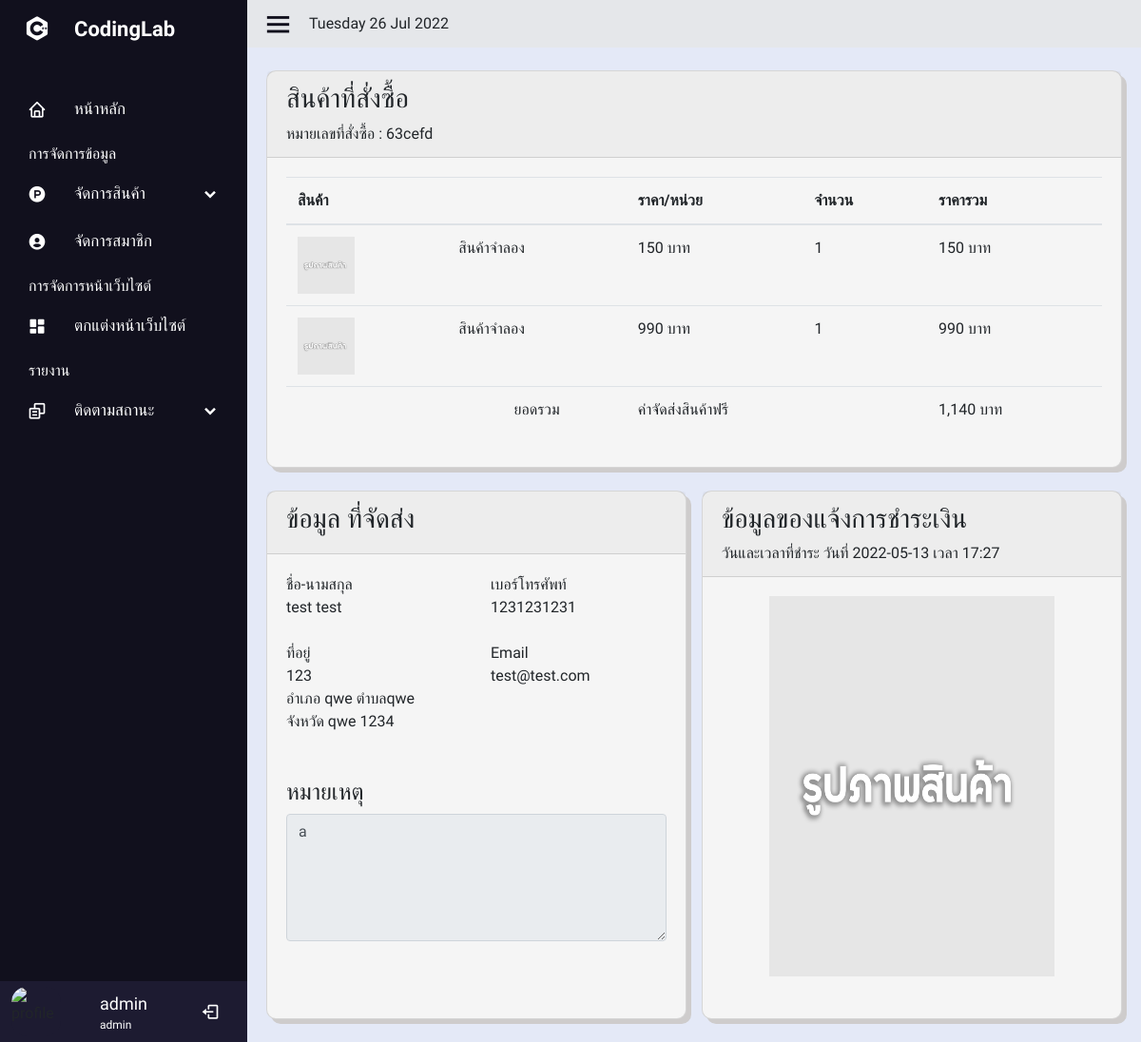
Page /admin/seeallpending.php?id=63cefd (signed in) on the committed database.
### tables this page shows
CREATE TABLE `users` (
  `id` int(10) NOT NULL AUTO_INCREMENT,
  `firstname` varchar(255) NOT NULL,
  `lastname` varchar(255) NOT NULL,
  `email` varchar(255) NOT NULL,
  `password` varchar(255) NOT NULL,
  `urole` varchar(255) NOT NULL,
  `created_at` timestamp NOT NULL DEFAULT current_timestamp(),
  `phone` varchar(50) NOT NULL,
  `sex` varchar(255) NOT NULL,
  `status` text NOT NULL,
  PRIMARY KEY (`id`)
);

CREATE TABLE `record` (
  `record_id` int(11) NOT NULL AUTO_INCREMENT,
  `product_id` int(11) NOT NULL,
  `id` int(11) NOT NULL,
  `bill_trx` varchar(255) NOT NULL,
  `created` datetime NOT NULL,
  `counts` int(11) NOT NULL,
  `price` text NOT NULL,
  `record_status` varchar(50) NOT NULL,
  PRIMARY KEY (`record_id`)
);

CREATE TABLE `product_pic` (
  `product_pic_id` int(11) NOT NULL AUTO_INCREMENT,
  `product_id` int(11) NOT NULL,
  `product_pic_sort` double NOT NULL,
  `product_pic_path` text NOT NULL,
  PRIMARY KEY (`product_pic_id`)
);

CREATE TABLE `product` (
  `product_id` int(11) NOT NULL AUTO_INCREMENT,
  `product_code` varchar(255) NOT NULL,
  `product_name` text NOT NULL,
  `product_detail` text DEFAULT NULL,
  `product_alldetail` text DEFAULT NULL,
  `product_price` text NOT NULL,
  `product_status` text NOT NULL,
  `product_type_id` text NOT NULL,
  `product_created` datetime NOT NULL,
  `product_editdate` datetime DEFAULT NULL,
  `product_quantity` int(11) NOT NULL,
  PRIMARY KEY (`product_id`)
);

CREATE TABLE `payment` (
  `pay_id` int(10) NOT NULL AUTO_INCREMENT,
  `pay_name` varchar(100) NOT NULL,
  `pay_email` varchar(100) NOT NULL,
  `pay_Phone` varchar(100) NOT NULL,
  `pay_price` int(11) NOT NULL,
  `pay_date` varchar(50) NOT NULL,
  `delivery_date` varchar(50) DEFAULT NULL,
  `pay_time` varchar(50) NOT NULL,
  `delivery_time` varchar(50) NOT NULL,
  `pay_note` varchar(100) NOT NULL,
  `pay_pic` varchar(255) NOT NULL,
  `bill_trx` varchar(255) NOT NULL,
  `pay_ems` varchar(50) NOT NULL,
  `pay_id_ems` varchar(50) DEFAULT NULL,
  `pay_status` varchar(50) NOT NULL,
  PRIMARY KEY (`pay_id`)
);

CREATE TABLE `usersadress` (
  `usera_id` int(10) NOT NULL AUTO_INCREMENT,
  `id` int(10) NOT NULL,
  `user_adress` varchar(255) NOT NULL,
  `user_province` varchar(255) NOT NULL,
  `user_postal_code` int(10) NOT NULL,
  `user_district` varchar(255) NOT NULL,
  `user_parish` varchar(255) NOT NULL,
  `order_express` varchar(50) NOT NULL,
  PRIMARY KEY (`usera_id`)
);

### admin/seeallpending.php (the view, shortened to what this page needs)
<?php include('sidebar.php'); ?>
<section class="home-section">
    <div class="home-content">
        <i class='bx bx-menu'></i>
        <?php
        echo date('l' . ' ' . 'd' . ' ' . 'M' . ' ' . 'Y');
        ?>
    </div>
    <div class="body-content mt-4">
        <div class="card">
            <div class="card-header">
                <h3>
                    สินค้าที่สั่งซื้อ
                </h3>
                <span>หมายเลขที่สั่งซื้อ : <?= $_GET['id']; ?></span>
            </div>
            <div class="card-body">
                <table class="table histable">
                    <thead>
                        <tr>
                            <th>สินค้า</th>
                            <th></th>
                            <th>ราคา/หน่วย</th>
                            <th>จำนวน</th>
                            <th>ราคารวม</th>
                        </tr>
                    </thead>
                    <tbody>
                        <?php
                        $total_price = 0;
                        $databilltrx = $conn->prepare("SELECT * FROM `record` WHERE `bill_trx` = '" . $_GET['id'] . "' ");
                        $databilltrx->execute();
                        $rowdatabill = $databilltrx->fetchAll(PDO::FETCH_OBJ);
                        foreach ($rowdatabill as $resdata) {
                            $product_id = $resdata->product_id;
                            $val = $resdata->counts;
                            $rowcartproduct = $conn->prepare("SELECT * FROM product WHERE product_id = '${product_id}'");
                            $rowcartproduct->execute();
                            $rowcart = $rowcartproduct->fetch(PDO::FETCH_ASSOC);
                            $makeprice = $val * $rowcart['product_price'];
                            $total_price += $makeprice;
                            $picCart = $conn->query("SELECT * FROM product_pic WHERE product_id = '${product_id}'");
                            $picCart->execute();
                            $rowpicCart = $picCart->fetch(PDO::FETCH_ASSOC);
                        ?>
                            <tr>
                                <td><img src="../include/img/<?= $rowpicCart['product_pic_path'] ?>" width="60px" height="60px" alt=""></td>
                                <td><?= $rowcart['product_name'] ?></td>
                                <td><?= number_format($rowcart['product_price']) . ' ' . 'บาท' ?></td>
                                <td><?= $val ?></td>
                                <td><?= number_format($makeprice) . ' ' . 'บาท' ?></td>
                            </tr>
                        <?php } ?>
                        <tr>
                            <td></td>
                            <td class="text-center">ยอดรวม</td>
                            <?php
                            if ($total_price >= 999) {
                            ?>
                                <td colspan="2">ค่าจัดส่งสินค้าฟรี</td>
                                <td><?= number_format($total_price) . ' ' . 'บาท' ?></td>
                            <?php } else {  ?>
                                <td colspan="2">ค่าจัดส่งสินค้า + 60 บาท</td>
                                <td><?= number_format($total_price + 60) . ' ' . 'บาท' ?></td>
                            <?php } ?>
                        </tr>
                    </tbody>
                </table>
            </div>
        </div>
    </div>
    <?php
    $datahistory = $conn->prepare("SELECT * FROM `record` WHERE `bill_trx` = '" . $_GET['id'] . "' ");
    $datahistory->execute();
    $rowhistory = $datahistory->fetch(PDO::FETCH_ASSOC);
    $user = $conn->prepare("SELECT * FROM users WHERE id = '" . $rowhistory['id'] . "' ");
    $user->execute();
    $rowuser = $user->fetch(PDO::FETCH_ASSOC);
    $address = $conn->prepare("SELECT * FROM usersadress WHERE id = '" . $rowuser['id'] . "'");
    $address->execute();
    $rowaddress = $address->fetch(PDO::FETCH_ASSOC);
    $payment = $conn->prepare("SELECT * FROM payment WHERE bill_trx = '" . $rowhistory['bill_trx'] . "'");
    $payment->execute();
    $rowpayment = $payment->fetch(PDO::FETCH_ASSOC);
    ?>
    <div class="body-content mt-4">
        <div class="card mr-2 card-address">
            <div class="card-header">
                <h3>
                    ข้อมูล ที่จัดส่ง
                </h3>
            </div>
            <div class="card-body">
                <div class="row">
                    <div class="col-6">
                        <span>ชื่อ-นามสกุล</span><br>
                        <span><?= $rowpayment['pay_name'];?></span>
                    </div>
                    <div class="col-6">
                        <span>เบอร์โทรศัพท์</span><br>
                        <span><?= $rowpayment['pay_Phone'] ?></span>
                    </div>
                </div>
                <br>
                <div class="row">
                    <div class="col-6">
                        <span>ที่อยู่</span><br>
                        <span><?= $rowaddress['user_adress'] ?></span><br>
                        <span>อำเภอ <?= $rowaddress['user_district'] ?> ตำบล<?= $rowaddress['user_parish'] ?></span><br>
                        <span>จังหวัด <?= $rowaddress['user_province'] ?> <?= $rowaddress['user_postal_code'] ?></span>
                    </div>
                    <div class="col-6">
                        <span>Email</span><br>
                        <span><?= $rowpayment['pay_email'] ?></span>
                    </div>
                </div>
                <br><br>
                <div class="row">
                    <div class="col-12">
                        <h4>หมายเหตุ</h4>
                        <textarea class="form-control" name="note" id="" cols="" rows="5" disabled><?= $rowpayment['pay_note'] ?></textarea>
                    </div>
                </div>
            </div>
        </div>
        <div class="card ml-2">
            <div class="card-header">
                <h3>
                    ข้อมูลของแจ้งการชำระเงิน
                </h3>
                <div class="sub-header-card">
                    <span>วันและเวลาที่ชำระ</span>
                    <span>วันที่ <?= $rowpayment['pay_date'] ?></span>
                    <span>เวลา <?= $rowpayment['pay_time'] ?></span>
                </div>
            </div>
            <div class="card-body">
                <div class="col-12 text-center">
                    <img src="../include/img/<?= $rowpayment['pay_pic'] ?>" width="300px" height="400px" alt="">
                </div>
                <br>
            </div>
        </div>
    </div>
</section>
<br>
</body>
</html>

### admin/sidebar.php (shortened to what this page needs)
<?php
include('../include/connect.php')
?>
<!doctype html>
<html lang="th">
<link href='https://unpkg.com/boxicons@2.1.2/css/boxicons.min.css' rel='stylesheet'>
<link rel="stylesheet" href="https://cdn.jsdelivr.net/npm/bootstrap@4.0.0/dist/css/bootstrap.min.css">
<link rel="stylesheet" href="assets/css/sw_custom.css">
<link rel="stylesheet" href="styles.css">
<body>
    <div class="sidebar">
        <div class="logo-detil">
            <i class="bx bxl-c-plus-plus"></i>
            <span class="logo-name">
                CodingLab
            </span>
        </div>
        <ul class="nav-linked">
            <li>
                <a href="index.php">
                    <i class='bx bx-home'></i>
                    <span class="link-named">
                        หน้าหลัก
                    </span>
                </a>
            </li>
            <p class="manage">การจัดการข้อมูล</p>
            <li>
                <div class="icon-link">
                    <a href="#">
                        <i class='bx bxl-product-hunt'></i>
                        <span class="link-named">
                            จัดการสินค้า
                        </span>
                    </a>
                    <i class='bx bxs-chevron-down arrow'></i>
                </div>
            </li>
            <li>
                <a href="useredit.php">
                    <i class='bx bxs-user-circle'></i>
                    <span class="link-named">
                        จัดการสมาชิก
                    </span>
                </a>
            </li>
            <p class="manage">การจัดการหน้าเว็บไซต์</p>
            <li>
                <a href="Carousel.php">
                    <i class='bx bxs-dashboard'></i>
                    <span class="link-named">
                        ตกแต่งหน้าเว็บไซต์
                    </span>
                </a>
            </li>
            <p class="manage">รายงาน</p>
            <li>
                <div class="icon-link">
                    <a href="#">
                        <i class='bx bx-copy-alt'></i>
                        <span class="link-named">
                            ติดตามสถานะ
                        </span>
                    </a>
                    <i class='bx bxs-chevron-down arrow'></i>
                </div>
            </li>
            <li>
                <?php
                if (isset($_SESSION['admin_login'])) {
                    $sql = $conn->prepare("SELECT * FROM users WHERE id = '" . $_SESSION["admin_login"] . "' LIMIT 1");
                    $sql->execute();
                    $row = $sql->fetch(PDO::FETCH_ASSOC);
                } else {
                    echo "<script>window.location='../index.php'</script>";
                    exit;
                }
                ?>
                <div class="profile-details">
                    <div class="profile-content">
                        <img src="https://media-cdn.tripadvisor.com/media/photo-s/15/a4/9b/77/legacy-hotel-at-img-academy.jpg" alt="profile">
                    </div>
                    <div class="name-job">
                        <div class="profile-name"><?php echo $row['firstname']; ?></div>
                        <div class="job"><?php echo $row['urole']; ?></div>
                    </div>
                    <a href="../include/logout.php"> <i class="bx bx-log-out"></i></a>
                </div>
            </li>
        </ul>
    </div>

### admin/styles.css (style rules this page uses)
* { margin: 0; padding: 0; box-sizing: border-box; font-family: 'Mitr', sans-serif; }
body { background-color: #E4E9F7; }
.sidebar { position: fixed; top: 0; left: 0; height: 100%; width: 260px; background: #11101d; z-index: 100; transition: all 0.5s ease; }
.sidebar .manage { color: #fff; margin-top: 10px; margin-left: 30px; margin-bottom: 5px; }
.sidebar .logo-detil { height: 60px; width: 100%; display: flex; align-items: center; }
.sidebar .logo-detil i { font-size: 30px; color: #fff; height: 50px; min-width: 78px; text-align: center; line-height: 50px; }
.sidebar .logo-detil .logo-name { font-size: 22px; color: #fff; font-weight: 600; transition: 0.3s ease; transition-delay: 0.1s; }
.sidebar .nav-linked { height: 100%; padding: 30px 0 150px 0; overflow: auto; }
.sidebar .nav-linked li .icon-link { display: flex; align-items: center; justify-content: space-between; }
.sidebar .nav-linked li { position: relative; list-style: none; transition: all 0.4s ease; }
.sidebar .nav-linked li i { height: 50px; min-width: 78px; text-align: center; line-height: 50px; color: #fff; font-size: 20px; cursor: pointer; transition: all 0.3s ease; }
.sidebar .nav-linked li a { display: flex; align-items: center; text-decoration: none; }
.sidebar .nav-linked li a .link-named { font-size: 17px; font-weight: 400; color: #fff; }
.sidebar .profile-details { position: fixed; bottom: 0; width: 260px; display: flex; align-items: center; justify-content: space-between; background-color: #1d1b31; padding: 6px 0; width: 260px; transition: all 0.5s ease; }
.sidebar .profile-details .profile-content { display: flex; align-items: center; }
.sidebar .profile-details img { height: 52px; width: 52px; object-fit: cover; border-radius: 16px; margin: 0 14px 0 12px; background-color: #1d1b31; transition: all 0.5s ease; }
.sidebar .profile-details .profile-name, .sidebar .profile-details .job { color: #fff; font-size: 18px; font-weight: 500; white-space: nowrap; }
.sidebar .profile-details .job { font-size: 12px; }
.home-section { position: relative; height: 100%; left: 260px; width: calc(100% - 260px ); transition: all 0.5s ease; }
.home-section .home-content { background-color: #e5e7ea; height: 50px; display: flex; align-items: center; }
.home-section .home-content .bx-menu, .home-section .home-content .text { color: #11101d; font-size: 35px; }
.home-section .home-content .bx-menu { margin: 0 15px; cursor: pointer; }
.home-section .body-content { display: flex; justify-content: space-between; margin-left: 20px; margin-right: 20px; }
.home-section .card { background-color: #F5F5F5; width: 100%; height: auto; border-radius: 10px; box-shadow: 5px 5px #cecccc; }
.card-address { height: auto !important; }

### rows in the picture
users: firstname "admin", urole "admin"
record: product_pic.product_pic_path (picture), product.product_name "สินค้าจำลอง", product.product_price "150", counts "1", counts.product_price "150"
record: product_pic.product_pic_path (picture), product.product_name "สินค้าจำลอง", product.product_price "990", counts "1", counts.product_price "990"
payment: pay_name "test test", pay_Phone "1231231231", pay_email "test@test.com", note "a", pay_date "2022-05-13", pay_time "17:27", pay_pic (picture)
usersadress: user_adress "123", user_district "qwe", user_parish "qwe", user_province "qwe", user_postal_code "1234"

### other values in the picture
date('l' . ' ' . 'd' . ' ' . 'M' . ' ' . 'Y') "Tuesday 26 Jul 2022"
$_GET['id'] "63cefd"
$total_price "1,140"
